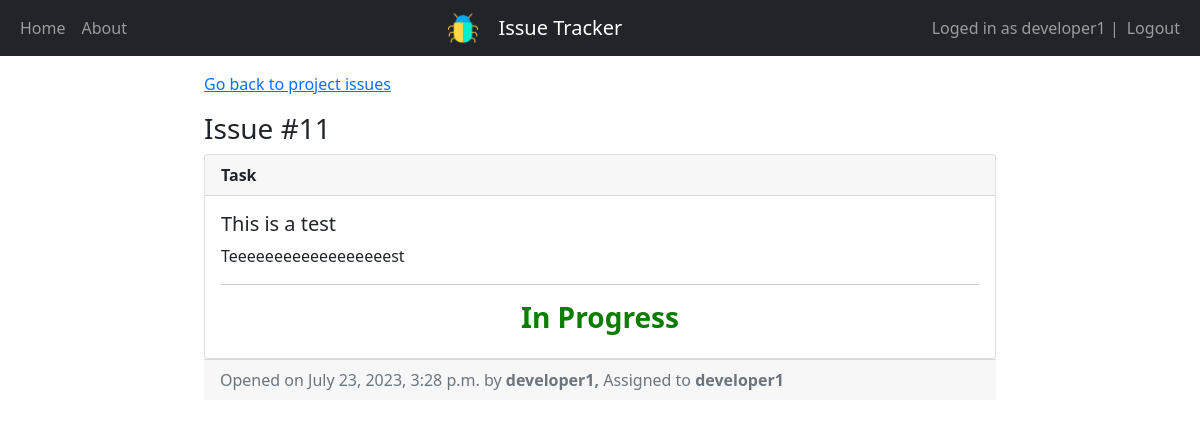
The page /issue/11 (signed in) on the database as committed earlier.
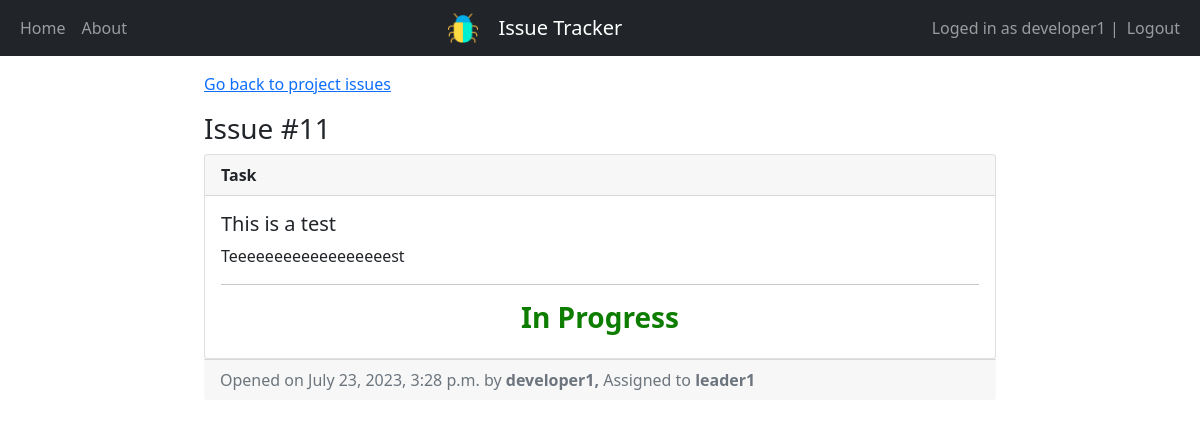
The same page on the database as committed later.
### main/models.py (models this page shows, shortened)
class Issue(models.Model):
    title = models.CharField(max_length=64)
    description = models.CharField(max_length=256)
    date_created = models.DateTimeField("date created")
    STATUS = [
        ("P", "Pending"),
        ("I", "In Progress"),
        ("C", "Completed"),
    ]
    status = models.CharField(max_length=1, choices=STATUS)
    TYPE = [
        ("B", "Bug"),
        ("F", "Feature"),
        ("T", "Task"),
    ]
    type = models.CharField(max_length=1, choices=TYPE)
    project = models.ForeignKey(Project, on_delete=models.CASCADE)
    created_by = models.ForeignKey(User, related_name='created_by', on_delete=models.DO_NOTHING)
    assigned_to = models.ForeignKey(User, related_name='assigned_to', on_delete=models.DO_NOTHING, null=True)

### main/views.py (the view, shortened to what this page needs)
# urls.py: path('issue/<int:issue_id>', views.issue, name='issue'),
@login_required(login_url="/login")
def issue(request, issue_id):
    issue = Issue.objects.get(id=issue_id)
    users = User.objects.all()
    return render(request, "main/details.html", {"issue":issue, "users":users})

### main/templates/main/details.html (shortened to what this page needs)
{% extends 'main/base.html' %}
{% block content %}
<p>
    <a href="/issues/{{issue.project.id}}">Go back to project issues</a>
</p>
<h3>Issue #{{issue.id}}</h3>
<div class="card">
    <div class="card-header">
        <b>{{issue.get_type_display}}</b>
    </div>
    <div class="card-body">
        <h5 class="card-title">{{issue.title}}</h5>
        <p class="card-text">{{issue.description}}</p>
        <hr>
        <div class="text-center">
            {%if issue.status == 'P'%}
            <h3 style="color:rgb(255, 157, 0);"><b>{{issue.get_status_display}}</b></h3>
            {%elif issue.status == 'I'%}
            <h3 style="color:rgb(13, 125, 0);"><b>{{issue.get_status_display}}</b></h3>
            {%else%}
            <h3 style="color:rgb(129, 129, 129);"><b>{{issue.get_status_display}}</b></h3>
            {% endif %}
        </div>
    </div>
</div>
<div class="card-footer text-muted">
    Opened on {{issue.date_created}} by <b>{{issue.created_by}},</b>
    {%if issue.assigned_to%}
    <span> Assigned to <b>{{issue.assigned_to}}</b></span>
    {% else %}
    <span> Not assigned</span>
    {% endif %}
</div>
</div>
{% endblock %}

Rows that differ between the two databases and show on the page:
changed Issue "In Progress": assigned_to "developer1" → "leader1"
